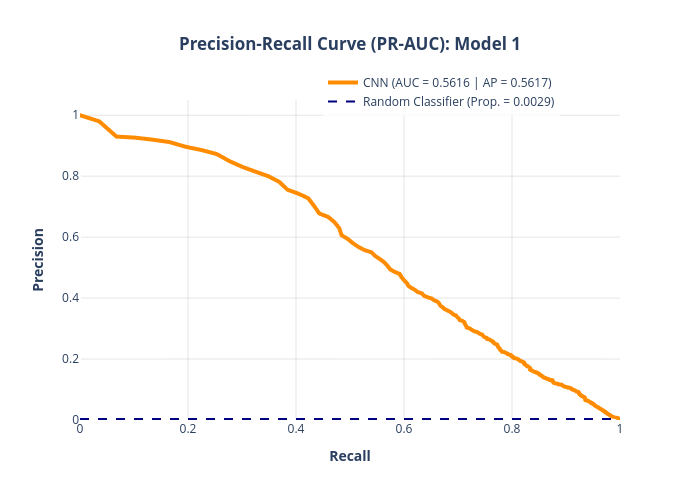

Notebook source saved alongside this figure:
### Code cell
plot_PRAUC(precision_cnn_1, recall_cnn_1, pr_auc_cnn_1, ap_cnn_1, "CNN", "Model 1", "darkorange")

### Figure 1 — Plotly figure (JSON) as saved in the notebook; plotly's stock layout.template omitted (floating-point values rounded to 4 significant figures; data arrays with more than 128 entries replaced by an {"elided": "..."} marker saying what was removed)
{"data": [{"hovertemplate": "<b>Recall:</b> %{x:.4f}<br><b>Precision:</b> %{y:.4f}<extra></extra>", "legendgroup": "", "line": {"color": "darkorange", "dash": "solid", "width": 4}, "marker": {"symbol": "circle"}, "mode": "lines", "name": "CNN (AUC = 0.5616 | AP = 0.5617)", "showlegend": true, "type": "scattergl", "x": {"elided": "9257 float values"}, "xaxis": "x", "y": {"elided": "9257 float values"}, "yaxis": "y"}, {"hovertemplate": "=%{y}<extra></extra>", "legendgroup": "", "line": {"color": "navy", "dash": "dash", "width": 2}, "marker": {"color": "#636efa", "symbol": "circle"}, "mode": "lines", "name": "Random Classifier (Prop. = 0.0029)", "orientation": "v", "showlegend": true, "type": "scatter", "x": [null], "xaxis": "x", "y": [null], "yaxis": "y"}], "layout": {"autosize": false, "height": 500, "legend": {"bgcolor": "rgba(255, 255, 255, 0.8)", "tracegroupgap": 0, "x": 0.45, "y": 1.1}, "plot_bgcolor": "white", "shapes": [{"line": {"color": "navy", "dash": "dash", "width": 2}, "type": "line", "x0": 0, "x1": 1, "y0": 0.002941, "y1": 0.002941}], "title": {"text": "<b>Precision-Recall Curve (PR-AUC): Model 1</b>", "x": 0.5}, "width": 700, "xaxis": {"anchor": "y", "domain": [0, 1], "gridcolor": "rgba(0,0,0,0.1)", "range": [0, 1], "title": {"text": "<b>Recall<b>"}}, "yaxis": {"anchor": "x", "domain": [0, 1], "gridcolor": "rgba(0,0,0,0.1)", "range": [0, 1.05], "title": {"text": "<b>Precision<b>"}}}}
